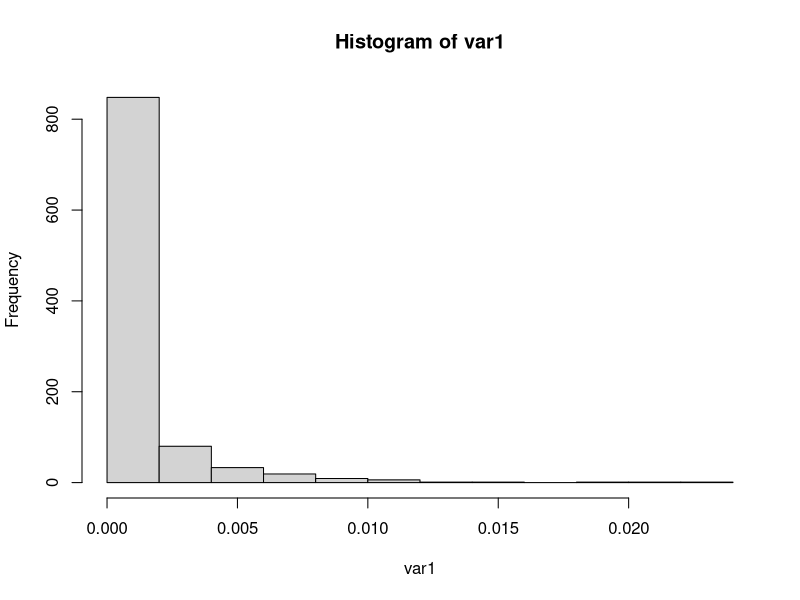
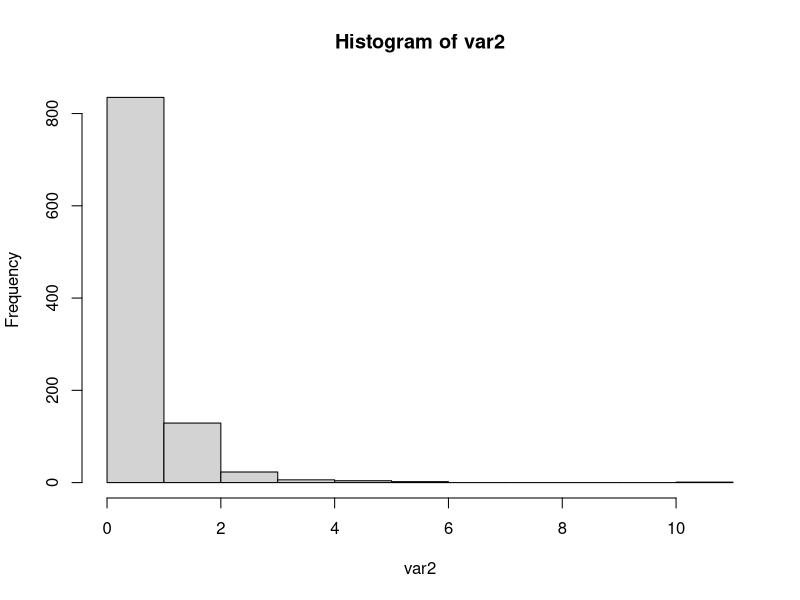

Here is the R script that generated these plots, in order:
## ---- chunk 1

library(lme4)

set.seed(124)

var1 <- 0

for(z1 in 1:1000){
  
eps1 <- rnorm(1000)
beta1 <- 1
x1.1 <- sample(3:4, 1000, replace=TRUE)
u1 <- rnorm(1, 0, 0) #is always 0
x1.2 <- sample(0:1, 1000, replace=TRUE)
y1 <- x1.1 %*% t(t(beta1)) + x1.2 %*% t(t(u1)) + eps1
data1 <- data.frame(y1, x1.1, x1.2)

model1 <- lmer(y1~x1.1 + (1|x1.2), data=data1)
summary(model1)

var1[z1] <- as.data.frame(VarCorr(model1))[1,4]

}

hist(var1)
summary(var1)

## ---- chunk 2

set.seed(321)

var2 <- 0

for(z2 in 1:1000){
  
eps2 <- rnorm(1000)
beta2 <- 1
x2.1 <- sample(3:4, 1000, replace=TRUE)
u2 <- rnorm(1) #is always 0
x2.2 <- sample(0:1, 1000, replace=TRUE)
y2 <- x2.1 %*% t(t(beta2)) + x2.2 %*% t(t(u2)) + eps2
data2 <- data.frame(y2, x2.1, x2.2)

model2 <- lmer(y2~x2.1 + (1|x2.2), data=data2)
summary(model2)

var2[z2] <- as.data.frame(VarCorr(model2))[1,4]

}

hist(var2)

